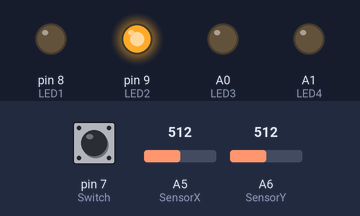
Bench run of a sketch on a simulated Arduino Nano, built with avr-gcc and run on an emulated ATmega328P. Parts: output pins drawn as LEDs (lit = HIGH). The test bench sets the inputs (shaded band); at power-on: A5 (SensorX) = 512, A6 (SensorY) = 512, pin 7 (Switch) HIGH.

Above: at 1.5 s.
1.6 s: A5 (SensorX) set to 965
3.4 s: A5 (SensorX) set to 990
At 4.9 s:
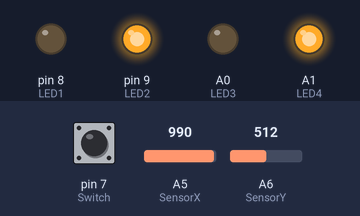
5.2 s: A6 (SensorY) set to 963
6.7 s: A6 (SensorY) set to 998
At 7.4 s:
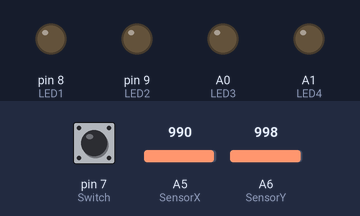
8.2 s: A6 (SensorY) set to 900
At 8.6 s:
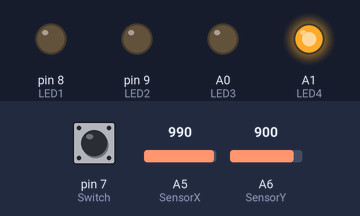
9.7 s: A6 (SensorY) set to 1023
At 10.9 s:
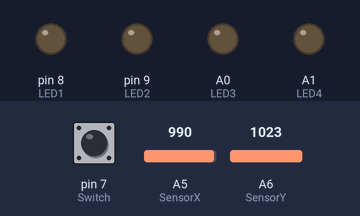
Timing chart, 0 to 12.2 s (numbered marks = the images above; inputs shaded):
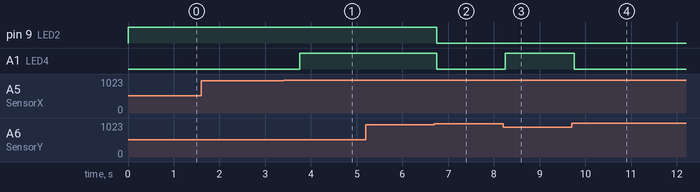

Measured:
- the behaviour switches between 979 and 980 on A5 (SensorX) (found by bisection; images 0 and 1)
- the behaviour switches between 979 and 980 on A6 (SensorY) (found by bisection; images 1 and 2)
- after the input at 1.6 s, every drawn part: stays the same
- after the input at 3.4 s, A1 (LED4): LOW → HIGH after 0.35 s
- after the input at 5.2 s, every drawn part: stays the same
- after the input at 6.7 s, pin 9 (LED2), A1 (LED4): HIGH → LOW after 0.05 s
- after the input at 8.2 s, A1 (LED4): LOW → HIGH after 0.05 s
- after the input at 9.7 s, A1 (LED4): HIGH → LOW after 0.05 s

The sketch:

Transmitter_Code.ino
```cpp
#include <EEPROM.h>

#include <RCSwitch.h>

RCSwitch mySwitch = RCSwitch();

int val1;
int val2;

int valX;
int valY;

int SensorX = A5;
int SensorY = A6;

int Switch = 7;

int LED1 = 8;
int LED2 = 9;
int LED3 = A0;
int LED4 = A1;

void setup() {
  Serial.begin(9600);

  mySwitch.enableTransmit(4);


  pinMode(SensorX , INPUT);
  pinMode(SensorY , INPUT);

  pinMode(LED1 , OUTPUT);
  pinMode(LED2 , OUTPUT);
  pinMode(LED3 , OUTPUT);
  pinMode(LED4 , OUTPUT);

  pinMode(Switch , INPUT_PULLUP);

  if (digitalRead(Switch) == LOW){
    val1 = analogRead(SensorX)/4;
    val2 = analogRead(SensorY)/4;

    EEPROM.write(0, val1);
    EEPROM.write(1, val2);

    digitalWrite(13, HIGH);
    delay(1000);
    digitalWrite(13, LOW);
    delay(1000);
  }
}

void loop() {
  valX = analogRead(SensorX)/4;
  valY = analogRead(SensorY)/4;

  if      (EEPROM.read(0) + 10 < valX ) { digitalWrite(LED1,HIGH); mySwitch.send(1111, 24);}

  else if (EEPROM.read(0) - 10 > valX ) { digitalWrite(LED2,HIGH); mySwitch.send(2222, 24);}
  else if (EEPROM.read(1) + 10 < valY ) { digitalWrite(LED3,HIGH); mySwitch.send(3333, 24);}
  else if (EEPROM.read(1) - 10 > valY ) { digitalWrite(LED4,HIGH); mySwitch.send(4444, 24);}

  else                                  { digitalWrite(LED1,LOW);
                                          digitalWrite(LED2,LOW);
                                          digitalWrite(LED3,LOW);
                                          digitalWrite(LED4,LOW);

                                         mySwitch.send(9999, 24); }
  delay(300);
}
```
